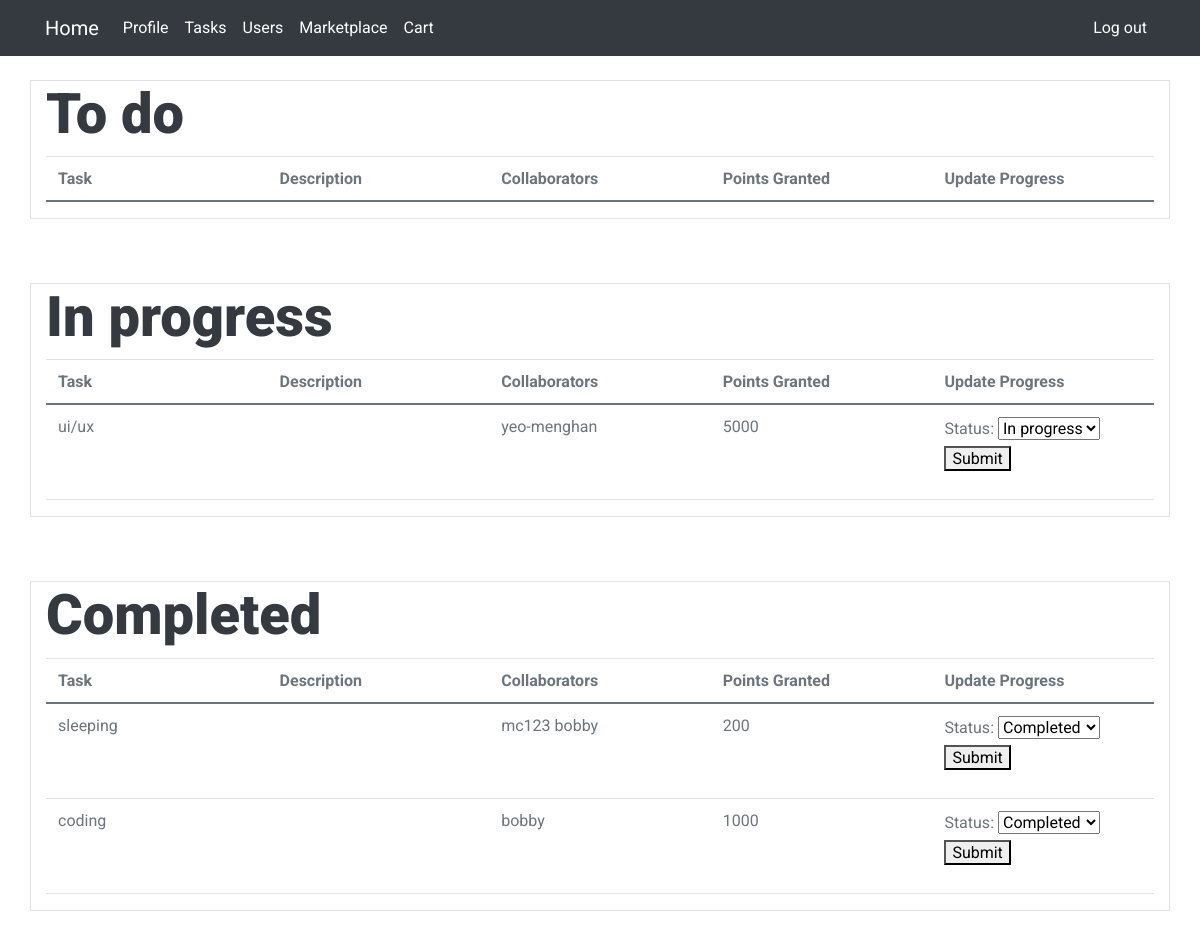
The page /main/tasks (signed in) on the database as committed earlier.
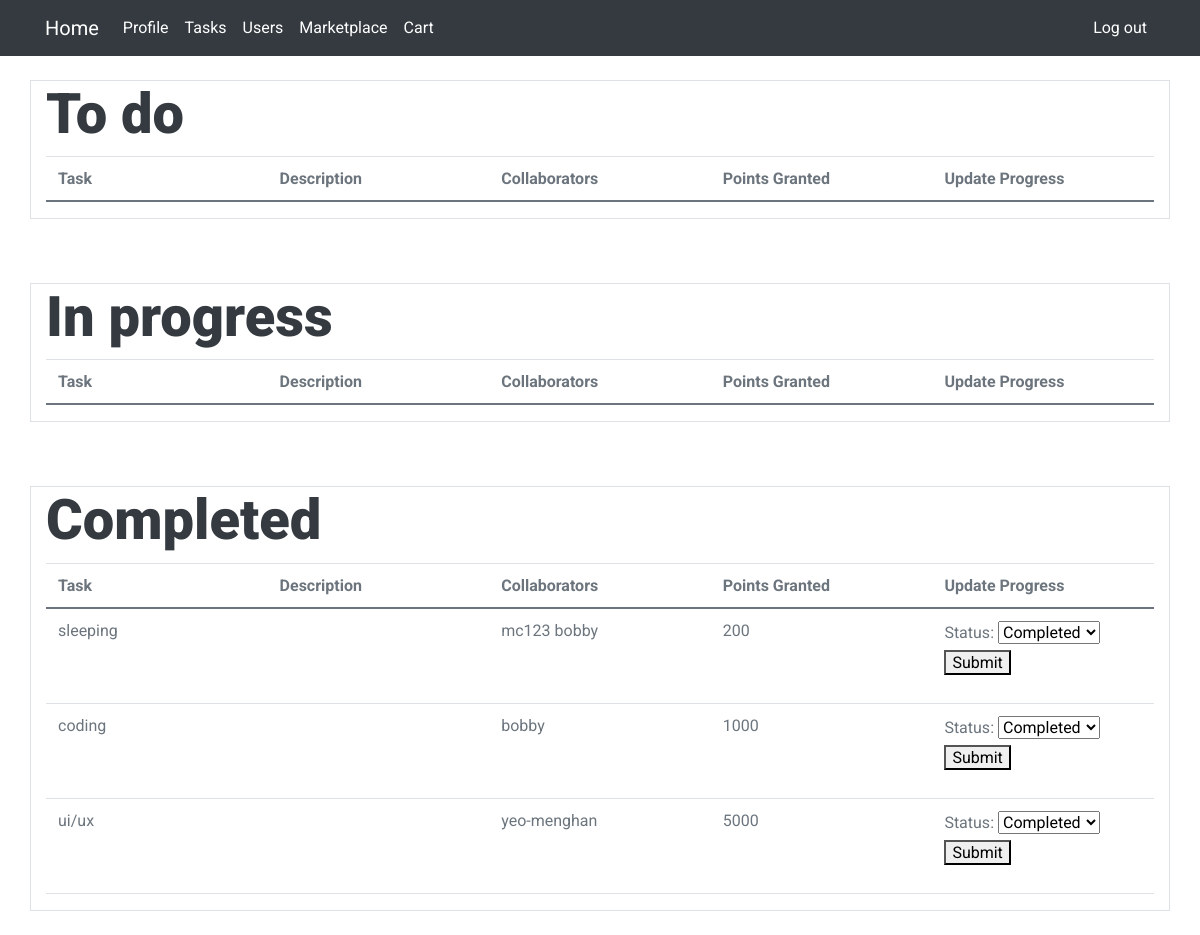
The same page on the database as committed later.
### main/models.py (models this page shows, shortened)
class Task(models.Model):
    STATUS = (
        ('Incomplete', 'Incomplete'),
        ('Ongoing', 'Ongoing'),
        ('Completed', 'Completed'),
    )
    name = models.CharField(max_length = 64)
    description = models.TextField("Description", max_length=600, default='', blank=True)
    points_granted = models.IntegerField()
    status = models.CharField(max_length=100, choices=STATUS, default='Incomplete')

class CustomUser(models.Model):
    user = models.OneToOneField(User, on_delete=models.CASCADE)
    DEPARTMENT = (
        ('Operations', 'Operations'),
        ('Infocomm technology', 'Infocomm technology'),
        ('Engineering', 'Engineering'),
        ('Corportate', 'Corporate')
    )
    email = models.EmailField(unique=True)
    department = models.CharField(max_length=100, choices=DEPARTMENT)
    description = models.TextField("Description", max_length=600, default='', blank=True)
    points = models.IntegerField(default=0)
    tasks = models.ManyToManyField(Task, blank=True, related_name='users')

### main/views.py (the view)
# urls.py: path('tasks', views.tasks, name="tasks"),
@login_required(login_url='/main/login')
def tasks(request):
    to_do = Task.objects.filter(status="To do")
    in_progress = Task.objects.filter(status="In progress")
    completed = Task.objects.filter(status="Completed")
    return render(request, 'main/tasks.html', {
        "to_do": to_do,
        "in_progress": in_progress,
        "completed": completed,
    })

### main/templates/main/tasks.html (shortened to what this page needs)
{% extends "main/layout.html" %}
{% block body %}
    <div class="container">
      <div class ="row">
        <div class="col-12 border">
          <h1 class="display-4">To do</h1>
        <table class="table table-hover">
          <thead>
            <tr>
              <th style="width: 20%">Task</th>
              <th style="width: 20%">Description</th>
              <th style="width: 20%">Collaborators</th>
              <th style="width: 20%">Points Granted</th>
              <th style="width: 20%">Update Progress</th>
            </tr>
          </thead>
        </table>
        </div>
        <div class="empty-div"><p></p></div>
          <div class="col-12 border">
            <h1 class="display-4">In progress</h1>
          <table class="table table-hover">
            <thead>
              <tr>
                <th style="width: 20%">Task</th>
                <th style="width: 20%">Description</th>
                <th style="width: 20%">Collaborators</th>
                <th style="width: 20%">Points Granted</th>
                <th style="width: 20%">Update Progress</th>
              </tr>
            </thead>
            <tbody>
              {% for task in in_progress %}
              <tr>
                <td scope="row">{{ task.name }}</th>
                <td>{{ task.description }}</td>
                <td>{% for user in task.users.all %} {{user.user.username}} {% endfor %}</td>
                <td>{{ task.points_granted }}</td>
                <td>
                  <form action="{% url 'main:edit_task' %}" method="post">
                    <label for="status">Status:</label>
                      <select name='task_status' id="status">
                        <option {% if task.status == "In progress" %} selected {% endif %}>In progress</option>
                      </select>
                    <button value='{{ task.id }}' name='task_id' type='submit'>Submit</button>
                  </form>
                </td>
              </tr>
              {% endfor %}
            </tbody>
          </table>
          </div>
          <div class="empty-div"><p></p></div>
          <div class="col-12 border">
            <h1 class="display-4">Completed</h1>
          <table class="table table-hover">
            <thead>
              <th style="width: 20%">Task</th>
              <th style="width: 20%">Description</th>
              <th style="width: 20%">Collaborators</th>
              <th style="width: 20%">Points Granted</th>
              <th style="width: 20%">Update Progress</th>
          </thead>
          <tbody>
            {% for task in completed %}
            <tr>
              <td scope="row">{{ task.name }}</th>
              <td>{{ task.description }}</td>
              <td>{% for user in task.users.all %} {{user.user.username}} {% endfor %}</td>
              <td>{{ task.points_granted }}</td>
                <td>
                  <form action="{% url 'main:edit_task' %}" method="post">
                    <label for="status">Status:</label>
                      <select name='task_status' id="status">
                        <option {% if task.status == "Completed" %} selected {% endif %}>Completed</option>
                      </select>
                    <button value='{{ task.id }}' name='task_id' type='submit'>Submit</button>
                  </form>
                </td>
              </tr>
              {% endfor %}
            </tbody>
          </table>
          </div>
        </div>
      </div>
    </div>
{% endblock %}

Rows that differ between the two databases and show on the page:
changed Task "ui/ux": gains CustomUser (user.username "yeo-menghan"); loses CustomUser (user.username "yeo-menghan"); moves from the list under "In progress" to the list under "Completed"
